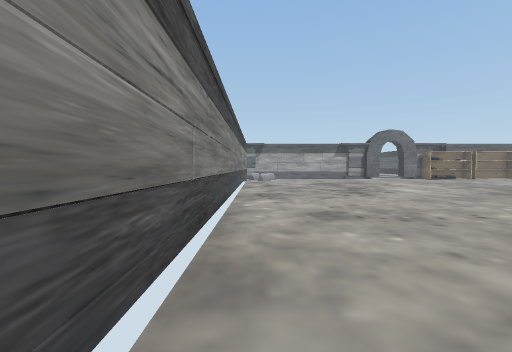
[1] (above)

24 first-person views from a walk through a scene from a Unity 3-D project. The camera is 1.44 m above the floor, tilts 2° down and sees 90° across. Doors are open. The floor is counted in squares, 1.44 m on a side. Each view is taken from the middle of a square. On the plan, view 1 faces up. The plan holds only what a view shows up to about 11 squares ahead; the rest is blank. The place goes on beyond the plan. The player character is not drawn. Some animated figures are left out. Some surface patterns are stand-ins.

[2]
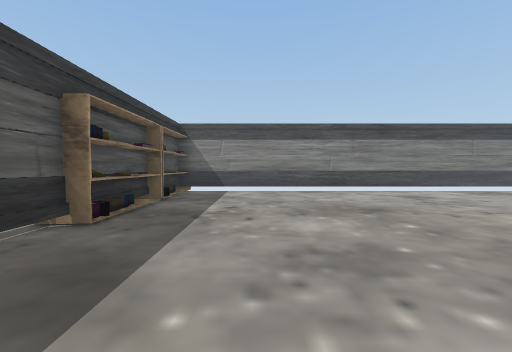

[3]
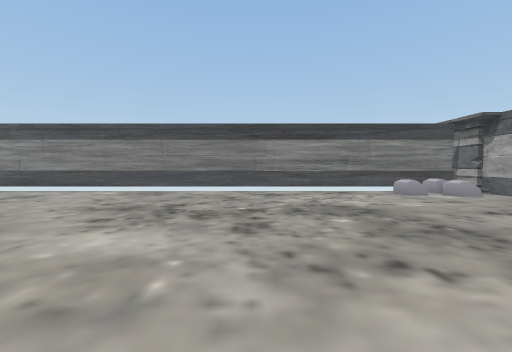

[4]
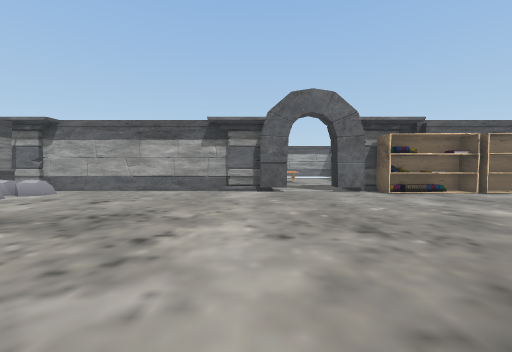

[5]
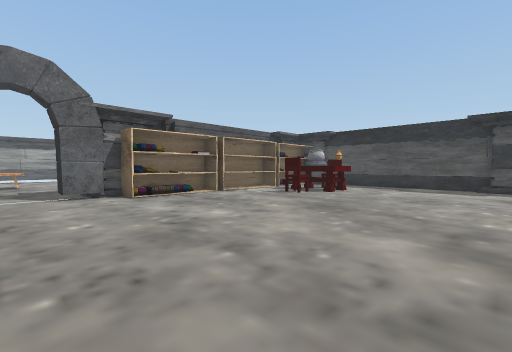

[6]
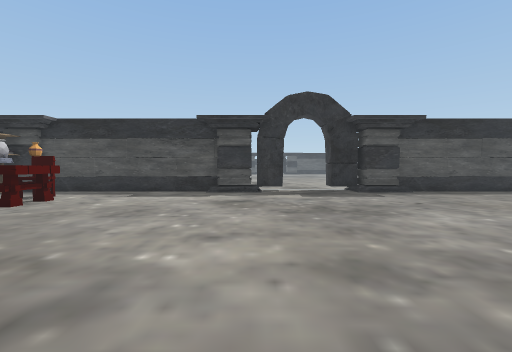

[7]
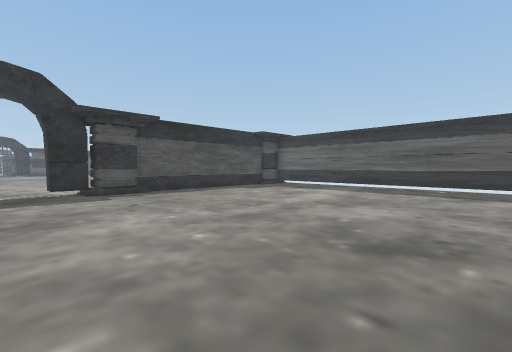

[8]
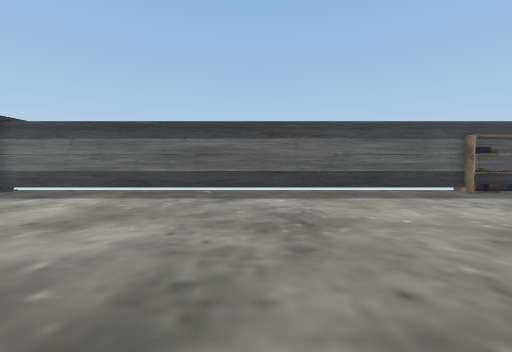

[9]
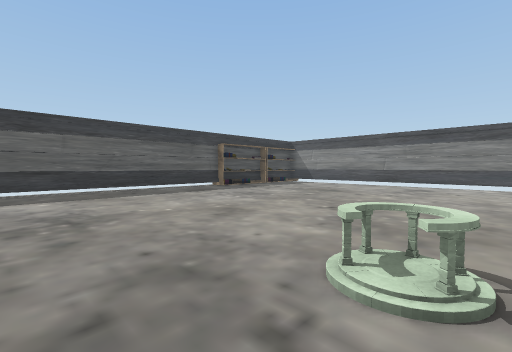

[10]
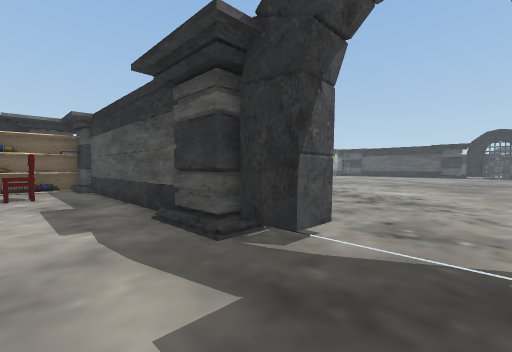

[11]
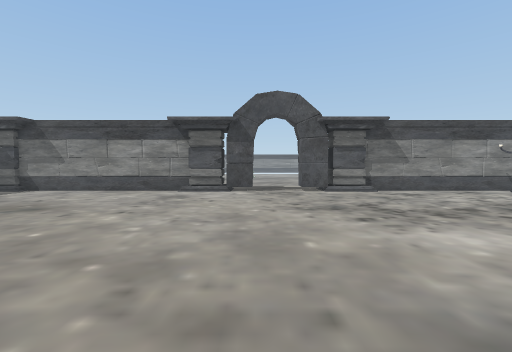

[12]
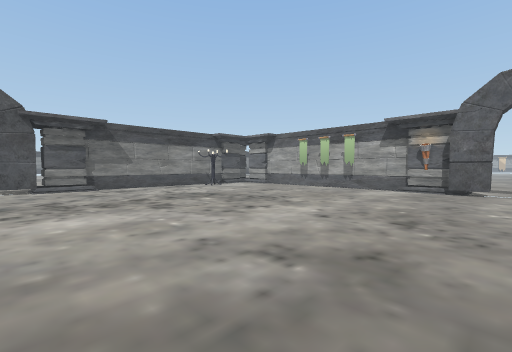

[13]
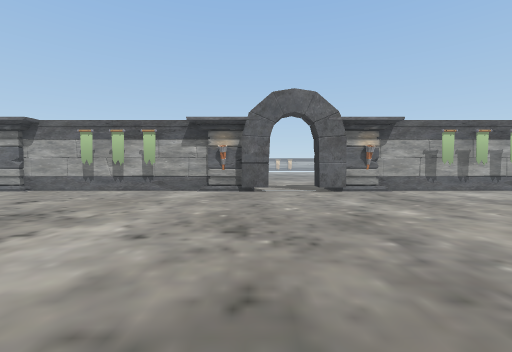

[14]
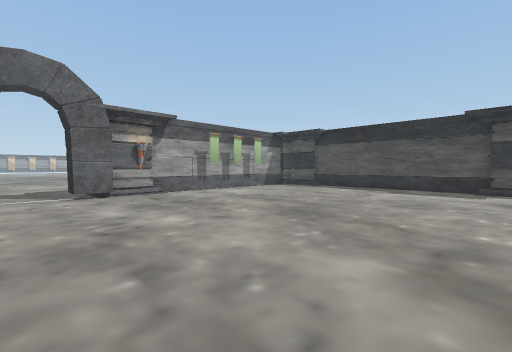

[15]
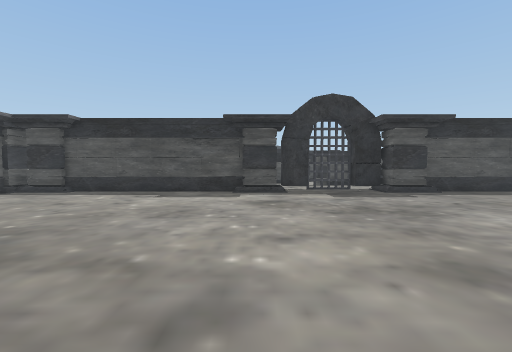

[16]
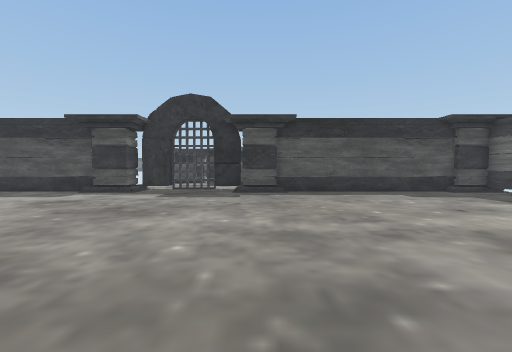

[17]
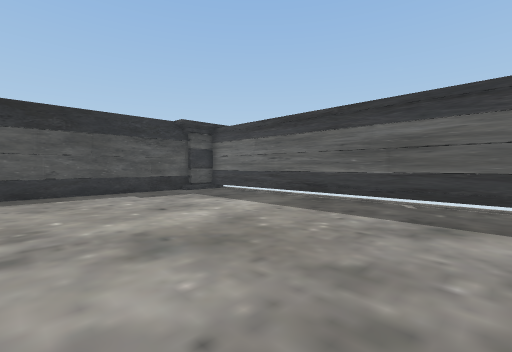

[18]
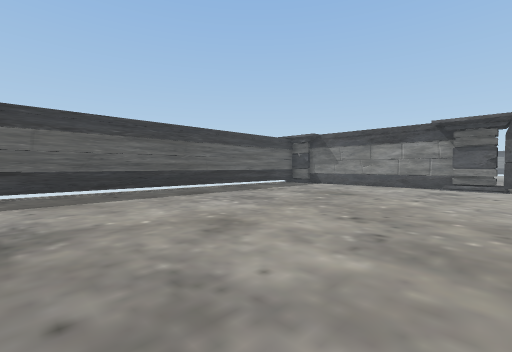

[19]
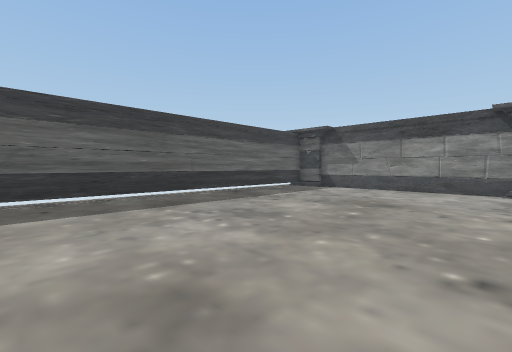

[20]
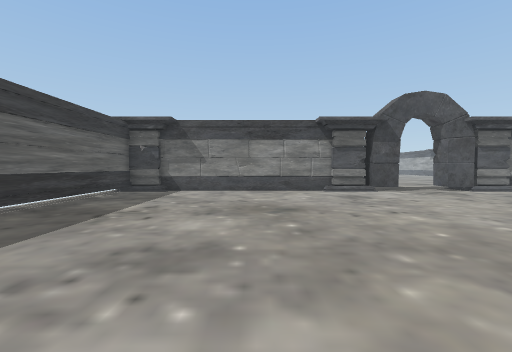

[21]
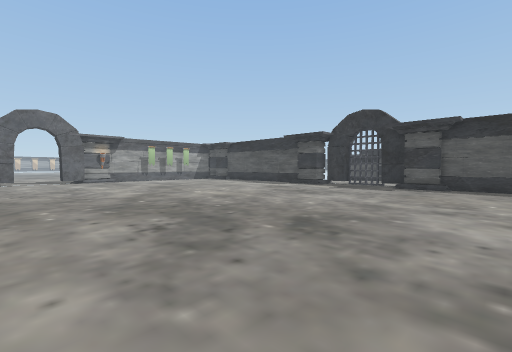

[22]
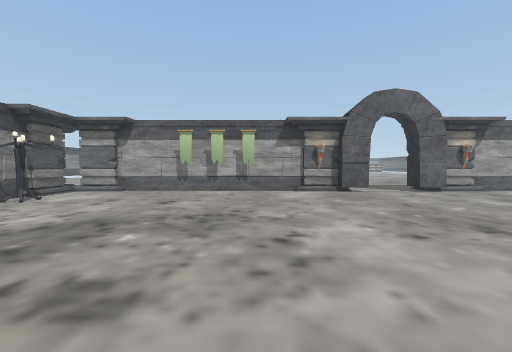

[23]
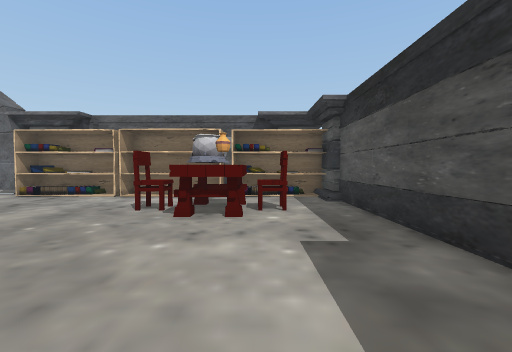

[24]
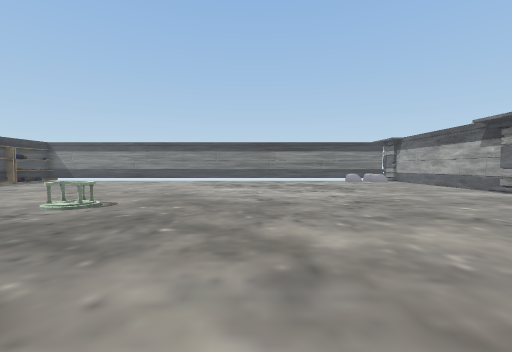

### Floor plan
Ten units are one square. View 1 is at (0, 0); x grows to the right and y downward. Boxes are objects, and circles mark ways between rooms. Rooms are numbered by the first view taken in them; rooms with no view inside come last. Other rooms are left out.
<svg viewBox="-18 -226 533 266">
<path fill="none" stroke="#000" d="M134 -212 123 -212 123 -221M104 -212 91 -212M244 -112 244 -126M246 -99 246 -110M246 -67 246 -78M141 -217 134 -217M243 -51 243 -66 251 -66M92 -217 76 -217M246 -124 246 -205M79 -219 -1 -219M57 32 242 33M245 -4 246 -60M244 -197 244 -205M0 -217 -13 -217M-7 -214 -8 34M246 -112 246 -121M368 33 372 32M406 -212 395 -212 395 -221M253 -78 253 -51M501 -48 501 -68M253 -110 253 -99M504 -124 504 -198M503 -51 502 -65 509 -65 509 -78M509 -97 509 -109M356 -217 347 -217M375 -220 375 -212 364 -212M251 -68 251 25M355 -219 270 -219M415 -217 406 -217M510 -112 502 -112 502 -126M253 -126 253 -112M474 -217 425 -217M502 -197 502 -212M480 -219 424 -219M274 -217 254 -217M253 20 253 25M251 -200 251 -112M259 33 501 33 501 18M503 33 503 21M505 33 504 -53M254 -212 254 -197M501 -108 500 -128M355 -212 348 -212M415 -212 408 -212M415 -219 407 -219M500 -196 500 -214M267 -219 257 -219"/>
<rect x="-5" y="25" width="30" height="10" fill="#bbb"><title>other object</title></rect>
<rect x="-5" y="-205" width="10" height="10" fill="#bbb"><title>rock</title></rect>
<rect x="5" y="-195" width="10" height="10" fill="#bbb"><title>rock</title></rect>
<rect x="5" y="-205" width="10" height="10" fill="#bbb"><title>rock</title></rect>
<rect x="25" y="25" width="30" height="10" fill="#bbb"><title>other object</title></rect>
<rect x="105" y="-75" width="20" height="10" fill="#bbb"><title>other object</title></rect>
<rect x="135" y="-215" width="40" height="10" fill="#bbb"><title>other object</title></rect>
<rect x="175" y="-215" width="30" height="10" fill="#bbb"><title>other object</title></rect>
<rect x="195" y="-185" width="10" height="10" fill="#bbb"><title>chair</title></rect>
<rect x="205" y="-175" width="10" height="10" fill="#bbb"><title>table</title></rect>
<rect x="205" y="-195" width="10" height="20" fill="#bbb"><title>pot</title></rect>
<rect x="215" y="-185" width="10" height="10" fill="#bbb"><title>chair</title></rect>
<rect x="215" y="-215" width="30" height="10" fill="#bbb"><title>other object</title></rect>
<rect x="255" y="-185" width="10" height="10" fill="#bbb"><title>other object</title></rect>
<circle cx="250" cy="-90" r="3" fill="#2a7"/>
<text x="120" y="-90">1</text>
<text x="380" y="-90">2</text>
</svg>
Room 1 opens to room 2.

Where each view was taken, in squares from view 1:
view 1: 0 up, 0 right, facing up
view 2: 0 up, 10 right, facing left
view 3: 13 up, 10 right, facing left
view 4: 11 up, 9 right, facing up
view 5: 12 up, 11 right, facing up-right
view 6: 11 up, 14 right, facing right
view 7: 9 up, 14 right, facing down-right
view 8: 7 up, 14 right, facing down
view 9: 8 up, 14 right, facing down-left
view 10: 8 up, 22 right, facing up-right
view 11: 8 up, 36 right, facing left
view 12: 10 up, 38 right, facing up-left
view 13: 11 up, 37 right, facing up
view 14: 12 up, 38 right, facing up-right
view 15: 12 up, 40 right, facing right
view 16: 6 up, 40 right, facing right
view 17: 4 up, 40 right, facing down-right
view 18: 7 up, 39 right, facing down-left
view 19: 5 up, 37 right, facing down-left
view 20: 2 up, 36 right, facing left
view 21: 3 up, 37 right, facing up-right
view 22: 11 up, 33 right, facing up
view 23: 12 up, 22 right, facing up
view 24: 12 up, 18 right, facing left
